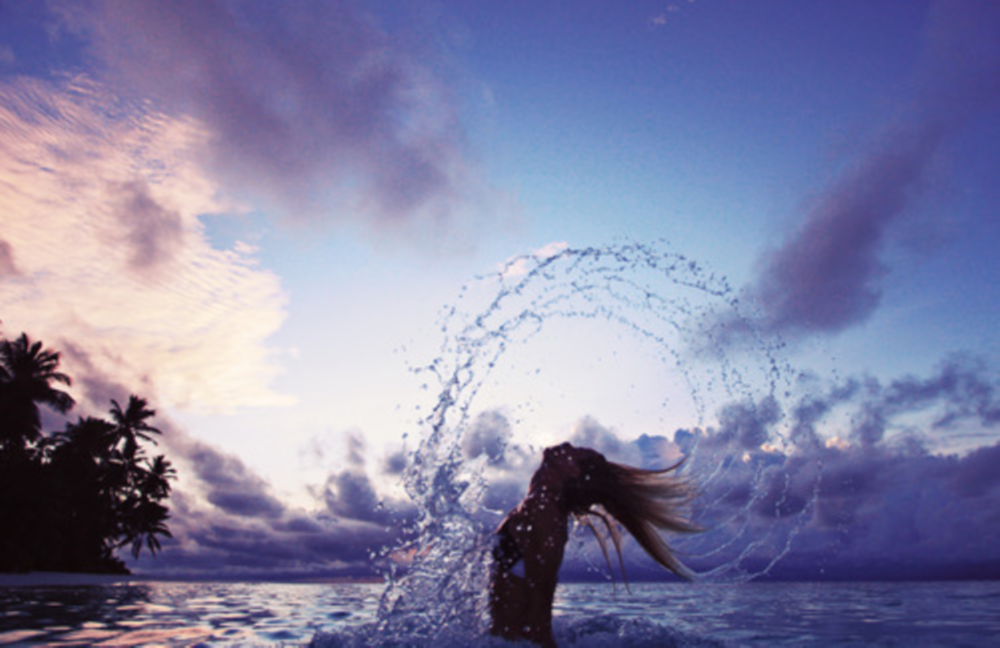
#> input picture hairMovment.png, 1000 x 648 px
$ python ex3_main.py   (older library calls are emulated)
#> lines starting #> are read from the running program, lines starting #| are printed output that depends on the picture
### ex3_utils.py
import sys
from typing import List

import numpy as np
import cv2
from numpy.linalg import LinAlgError
import matplotlib.pyplot as plt

# [6 lines left out: function myID, not called in this run]


def opticalFlow(im1: np.ndarray, im2: np.ndarray, step_size=10, win_size=5) -> (np.ndarray, np.ndarray):
    """
    Given two images, returns the Translation from im1 to im2
    :param im1: Image 1
    :param im2: Image 2
    :param step_size: The image sample size:
    :param win_size: The optical flow window size (odd number)
    :return: Original points [[x,y]...], [[dU,dV]...] for each points
    """
#> called with step_size = 20, win_size = 5
    if im1.ndim == 3:
        im1 = cv2.cvtColor(im1, cv2.COLOR_RGB2GRAY)
    if im2.ndim == 3:
        im2 = cv2.cvtColor(im2, cv2.COLOR_RGB2GRAY)

    ker = np.array([[1, 0, -1]])
    I_x = cv2.filter2D(im2, -1, ker, cv2.BORDER_REPLICATE)
    I_y = cv2.filter2D(im2, -1, ker.T, cv2.BORDER_REPLICATE)

    I_t = im2 - im1
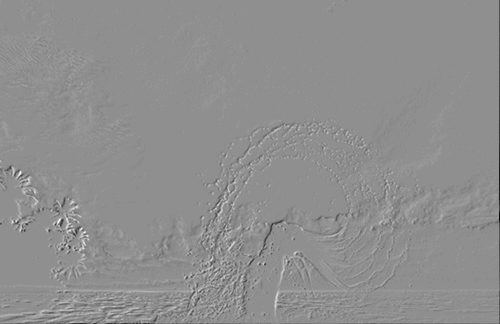
#> I_t: shape (324, 500) float64; min -31, max 24, mean -0.1; drawn with min black and max white
    pts = []
    uv = []
    h, w = I_x.shape[:2]
#> h = 324; w = 500
    half_win = win_size // 2
    for i in range(half_win, h - half_win + 1, step_size):
        for j in range(half_win, w - half_win + 1, step_size):
            mat_x = I_x[i - half_win:i + half_win + 1, j - half_win:j + half_win + 1]
            mat_y = I_y[i - half_win:i + half_win + 1, j - half_win:j + half_win + 1]
            ATA = np.array([[np.sum(mat_x * mat_x), np.sum(mat_x * mat_y)],
                            [np.sum(mat_x * mat_y), np.sum(mat_y * mat_y)]])
            lambdas = np.linalg.eigvals(ATA)
            if lambdas.min() > 1 and lambdas.max() / lambdas.min() < 100:
                mat_t = I_t[i - half_win:i + half_win + 1, j - half_win:j + half_win + 1]
                ATb = np.array([-np.sum(mat_x * mat_t), -np.sum(mat_y * mat_t)])
                local_uv = np.linalg.inv(ATA).dot(ATb)
                uv.append(local_uv * (-1))
                pts.append([j, i])
#> after the loop, pts = 424 pairs, first value 2 to 482, second value 2 to 322; uv = 424 pairs, first value -0.777 to 0.176, second value -0.162 to 0.103
    pts = np.array(pts)
    uv = np.array(uv)
    return pts, uv


def laplaceianReduce(img: np.ndarray, levels: int = 4) -> List[np.ndarray]:
    """
    Creates a Laplacian pyramid
    :param img: Original image
    :param levels: Pyramid depth
    :return: Laplacian Pyramid (list of images)
    """
    lapLst = []
    gauss_pyr = gaussianPyr(img, levels)

    gaussian = gaussianKer(5)
    for i in range(1, levels):
        expand = gaussExpand(gauss_pyr[i], gaussian)
        lap = gauss_pyr[i - 1] - expand
        lapLst.append(lap)

    lapLst.append(gauss_pyr[levels - 1])

    return lapLst


def laplaceianExpand(lap_pyr: List[np.ndarray]) -> np.ndarray:
    """
    Resotrs the original image from a laplacian pyramid
    :param lap_pyr: Laplacian Pyramid
    :return: Original image
    """
    gaussian = gaussianKer(5)
    n = len(lap_pyr) - 1
    gauss_Pyr = lap_pyr[n]

    for i in range(n, 0, -1):
        expand = gaussExpand(gauss_Pyr, gaussian)
        gauss_Pyr = expand + lap_pyr[i - 1]
    return gauss_Pyr


def cropPic(img: np.ndarray, levels: int) -> np.ndarray:
    twoPowLevel = pow(2, levels)
    h, w = img.shape[:2]
    h = twoPowLevel * np.floor(h / twoPowLevel).astype(np.uint8)
    w = twoPowLevel * np.floor(w / twoPowLevel).astype(np.uint8)

    if img.ndim == 3:
        img = img[0:h, 0:w, :]
    else:
        img = img[0:h, 0:w]
    return img


def gaussianPyr(img: np.ndarray, levels: int = 4) -> List[np.ndarray]:
    """
    Creates a Gaussian Pyramid
    :param img: Original image
    :param levels: Pyramid depth
    :return: Gaussian pyramid (list of images)
    """
    img = cropPic(img, levels)
    pyrLst = [img]
    gaussian = gaussianKer(5)

    for i in range(1, levels):
        I_temp = cv2.filter2D(pyrLst[i - 1], -1, gaussian, cv2.BORDER_REPLICATE)
        I_temp = I_temp[::2, ::2]
        pyrLst.append(I_temp)
    return pyrLst


def gaussianKer(kernel_size: int) -> np.ndarray:
    gaussian = cv2.getGaussianKernel(kernel_size, -1)
    gaussian = gaussian.dot(gaussian.T)
    return gaussian


def gaussExpand(img: np.ndarray, gs_k: np.ndarray) -> np.ndarray:
    """
    Expands a Gaussian pyramid level one step up
    :param img: Pyramid image at a certain level
    :param gs_k: The kernel to use in expanding
    :return: The expanded level
    """
    gs_k = (gs_k / gs_k.sum()) * 4
    if img.ndim == 3:
        h, w, d = img.shape[:3]
        newImg = np.zeros((2 * h, 2 * w, d))
    else:
        h, w = img.shape[:2]
        newImg = np.zeros((2 * h, 2 * w))
    newImg[::2, ::2] = img
    image = cv2.filter2D(newImg, -1, gs_k, cv2.BORDER_REPLICATE)
    return image


def pyrBlend(img_1: np.ndarray, img_2: np.ndarray, mask: np.ndarray, levels: int) -> (np.ndarray, np.ndarray):
    """
    Blends two images using PyramidBlend method
    :param img_1: Image 1
    :param img_2: Image 2
    :param mask: Blend mask
    :param levels: Pyramid depth
    :return: (Naive blend, Blended Image)
    """
    img_1_lap = laplaceianReduce(img_1, levels)
    img_2_lap = laplaceianReduce(img_2, levels)
    mask_gauss = gaussianPyr(mask)

    merge = (img_1_lap[levels - 1] * mask_gauss[levels - 1]) + ((1 - mask_gauss[levels - 1]) * img_2_lap[levels - 1])
    gaussian = gaussianKer(5)
    for i in range(levels - 2, -1, -1):
        merge = gaussExpand(merge, gaussian)
        merge = merge + (img_1_lap[i] * mask_gauss[i]) + ((1 - mask_gauss[i]) * img_2_lap[i])

    img_1 = cropPic(img_1, levels)
    img_2 = cropPic(img_2, levels)
    naive = (img_1 * mask_gauss[0]) + ((1 - mask_gauss[0]) * img_2)


    return naive, merge

### ex3_main.py
from ex3_utils import *
import time


def lkDemo(img_path):
    print("LK Demo")
    img_1 = cv2.cvtColor(cv2.imread(img_path), cv2.COLOR_BGR2GRAY)
    img_1 = cv2.resize(img_1, (0, 0), fx=.5, fy=0.5)
    t = np.array([[1, 0, -.2],
                  [0, 1, -.1],
                  [0, 0, 1]], dtype=np.float)
    img_2 = cv2.warpPerspective(img_1, t, img_1.shape[::-1])
    st = time.time()
    pts, uv = opticalFlow(img_1.astype(np.float), img_2.astype(np.float), step_size=20, win_size=5)
    et = time.time()
    print("Time: {:.4f}".format(et - st))
    displayOpticalFlow(img_2, pts, uv)


def displayOpticalFlow(img: np.ndarray, pts: np.ndarray, uvs: np.ndarray):
    plt.imshow(img, cmap='gray')
    plt.quiver(pts[:, 0], pts[:, 1], uvs[:, 0], uvs[:, 1], color='r')

    plt.show()


def pyrGaussianDemo(img_path):
#> called with img_path = 'walkInTheRain.jpg'
    print("Gaussian Pyramid Demo")
    img = cv2.cvtColor(cv2.imread(img_path), cv2.COLOR_BGR2RGB) / 255
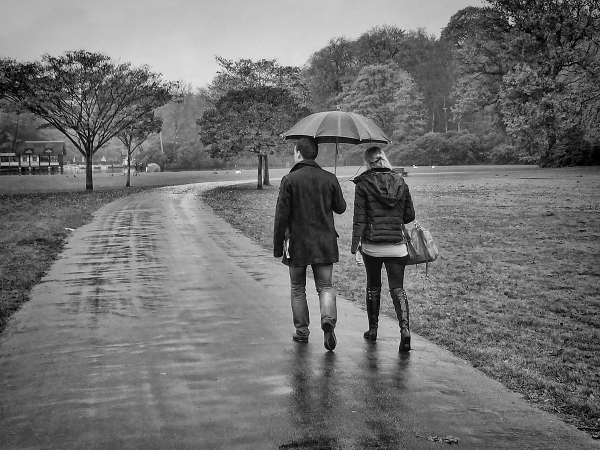
#> input picture walkInTheRain.jpg, 1200 x 899 px (shown at 1/2 size)
#> img: shape (899, 1200, 3) float64; min 0, max 1, mean 0.441
    lvls = 4
    gau_pyr = gaussianPyr(img, lvls)
#> after the loop in gaussianPyr, `for i in range(1, levels):`: pyrLst = 4 items
#> gau_pyr = 4 items

    h, w = gau_pyr[0].shape[:2]
#> h = 896; w = 1200
    canv_h = h
#> canv_h = 896
    widths = np.cumsum([w // (2 ** i) for i in range(lvls)])
#> widths = [1200, 1800, 2100, 2250]
    widths = np.hstack([0, widths])
#> widths = [0, 1200, 1800, 2100, 2250]
    canv_w = widths[-1]
#> canv_w = 2250
    canvas = np.zeros((canv_h, canv_w, 3))

    for lv_idx in range(lvls):
        h = gau_pyr[lv_idx].shape[0]
        canvas[:h, widths[lv_idx]:widths[lv_idx + 1], :] = gau_pyr[lv_idx]
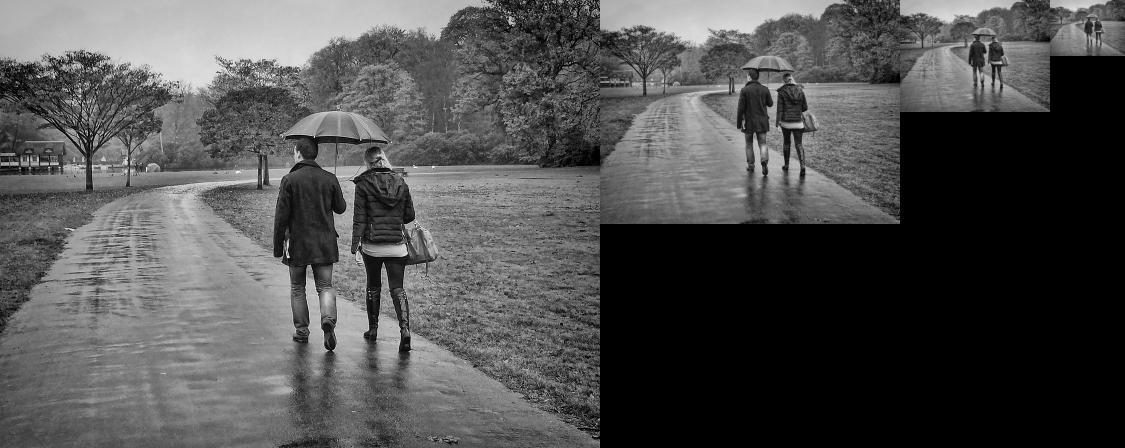
#> canvas: shape (896, 2250, 3) float64 (shown at 1/2 size); min 0, max 1, mean 0.313

    plt.imshow(canvas)
    plt.show()


def pyrLaplacianDemo(img_path):
#> called with img_path = 'hairMovment.png'
    print("Laplacian Pyramid Demo")
    img = cv2.cvtColor(cv2.imread(img_path), cv2.COLOR_BGR2GRAY) / 255
#> img: shape (648, 1000) float64; min 0.0275, max 0.984, mean 0.527
    lvls = 7

    lap_pyr = laplaceianReduce(img, lvls)
#> in laplaceianReduce, `gauss_pyr = gaussianPyr(img, levels)`: gauss_pyr = 7 items
#> after the loop in laplaceianReduce, `for i in range(1, levels):`: lapLst = 6 items
#> lap_pyr = 7 items
    re_lap = laplaceianExpand(lap_pyr)
#> in laplaceianExpand, `n = len(lap_pyr) - 1`: n = 6

    f, ax = plt.subplots(2, lvls + 1)
    plt.gray()
    for i in range(lvls):
        ax[0, i].imshow(lap_pyr[i])
        ax[1, i].hist(lap_pyr[i].ravel(), 256, [lap_pyr[i].min(), lap_pyr[i].max()])

    ax[0, -1].set_title('Original Image')
    ax[0, -1].imshow(re_lap)
    ax[1, -1].hist(re_lap.ravel(), 256, [0, 1])
    plt.show()
#> figure, not shown here; panel 9: tallest bar 112692 high, from x = -0.000299 to 0.00139; panel 10: tallest bar 30826 high, from x = -0.00073 to 0.00155; panel 11: tallest bar 6008 high, from x = -8.28e-05 to 0.00223; panel 12: tallest bar 1182 high, from x = -0.00111 to 0.000844


def blendDemo():
    im1 = cv2.cvtColor(cv2.imread('Kevin-Hart.jpg'), cv2.COLOR_BGR2RGB) / 255
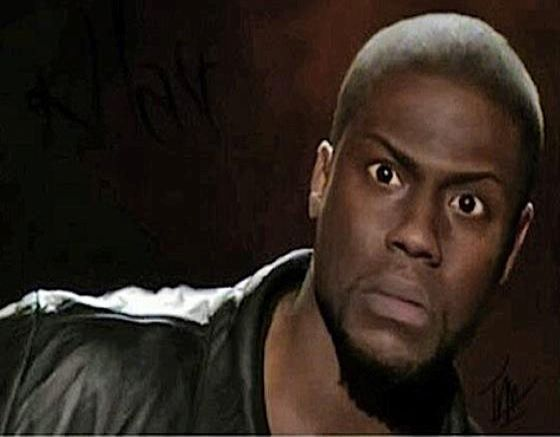
#> input picture Kevin-Hart.jpg, 560 x 437 px
    im2 = cv2.cvtColor(cv2.imread('babyCry.jpg'), cv2.COLOR_BGR2RGB) / 255
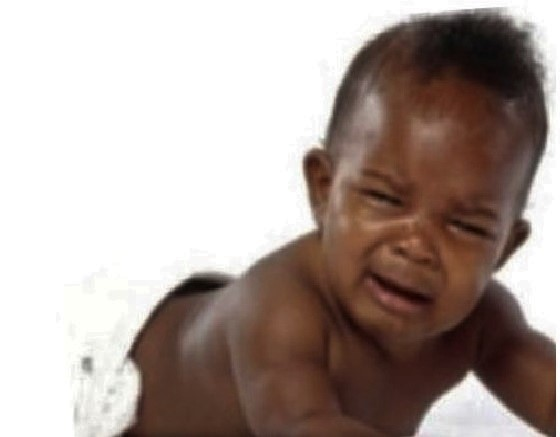
#> input picture babyCry.jpg, 560 x 437 px
#> im2: shape (437, 560, 3) float64
    mask = cv2.cvtColor(cv2.imread('face_mask.jpg'), cv2.COLOR_BGR2RGB) / 255
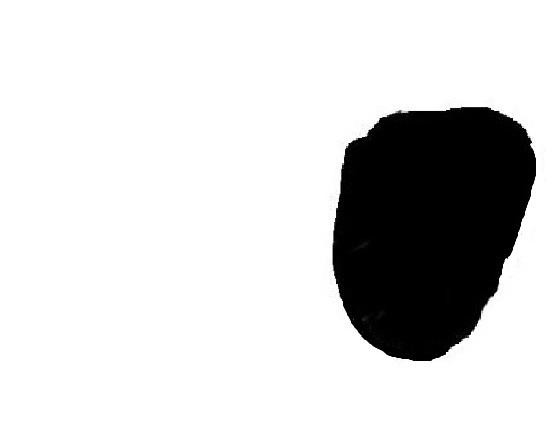
#> input picture face_mask.jpg, 560 x 437 px

    n_blend, im_blend = pyrBlend(im1, im2, mask, 4)
#> in laplaceianReduce (call 2), `gauss_pyr = gaussianPyr(img, levels)`: gauss_pyr = 4 items
#> the loop in laplaceianReduce (call 2), `for i in range(1, levels):` made 3 passes
#> pass 2, in laplaceianReduce (call 2), `lap = gauss_pyr[i - 1] - expand`:
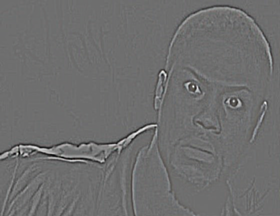
#> lap: shape (216, 280, 3) float64; mean of channels 0, 1, 2 -9.41e-06, -5.06e-06, -4.39e-06; drawn with min black and max white
#> after the loop in laplaceianReduce (call 2), `for i in range(1, levels):`: lapLst = 3 items
#> in pyrBlend, `img_1_lap = laplaceianReduce(img_1, levels)`: img_1_lap = 4 items

    f, ax = plt.subplots(2, 3)
    ax[0, 0].imshow(im1)
    ax[0, 1].imshow(im2)
    ax[0, 2].imshow(mask)
    ax[1, 0].imshow(n_blend)
    ax[1, 1].imshow(np.abs(n_blend - im_blend))
    ax[1, 2].imshow(im_blend)

    plt.show()

    cv2.imwrite('baby Kevin.png', cv2.cvtColor((im_blend * 255).astype(np.uint8), cv2.COLOR_RGB2BGR))


def main():
    img_path = 'hairMovment.png'
    lkDemo(img_path)
    img_path = 'walkInTheRain.jpg'
    pyrGaussianDemo(img_path)
    img_path = 'hairMovment.png'
    pyrLaplacianDemo(img_path)
    blendDemo()


if __name__ == '__main__':
    main()
